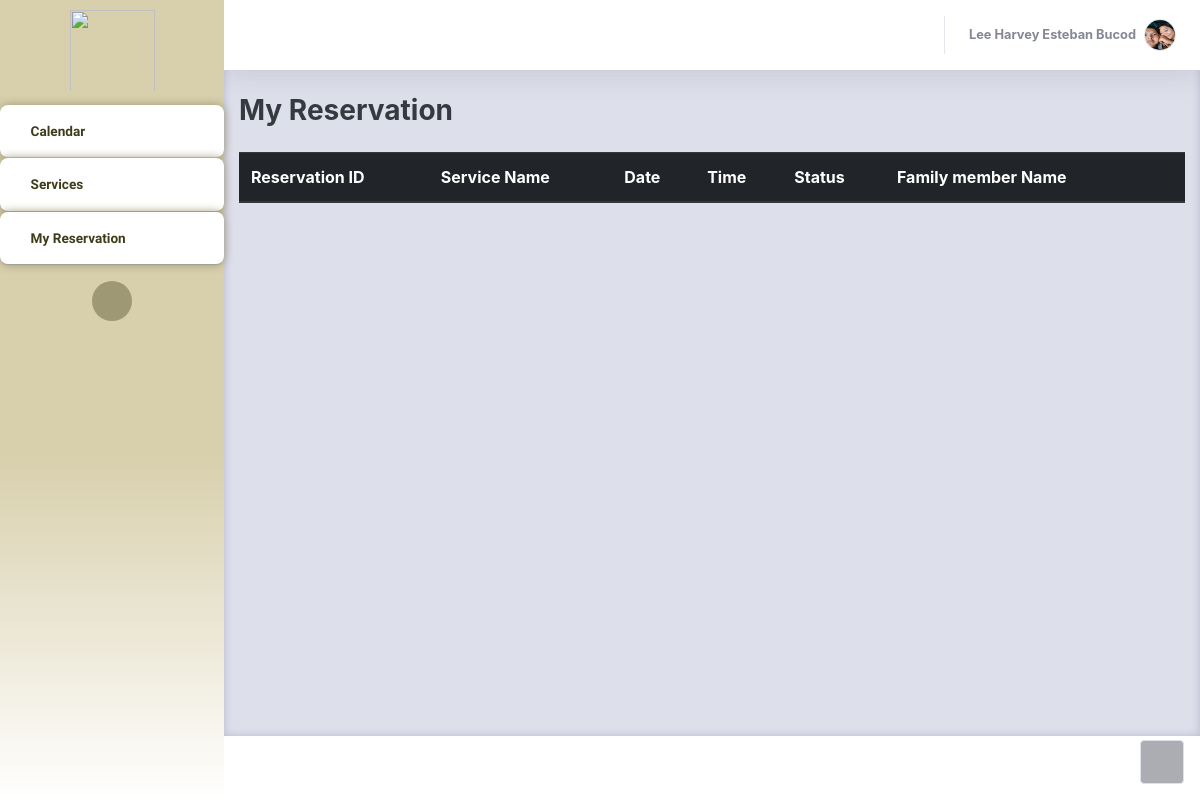
/Thesis1/Admin/PatientsOwnReservation.php (signed in), run on an earlier commit of the app's database.
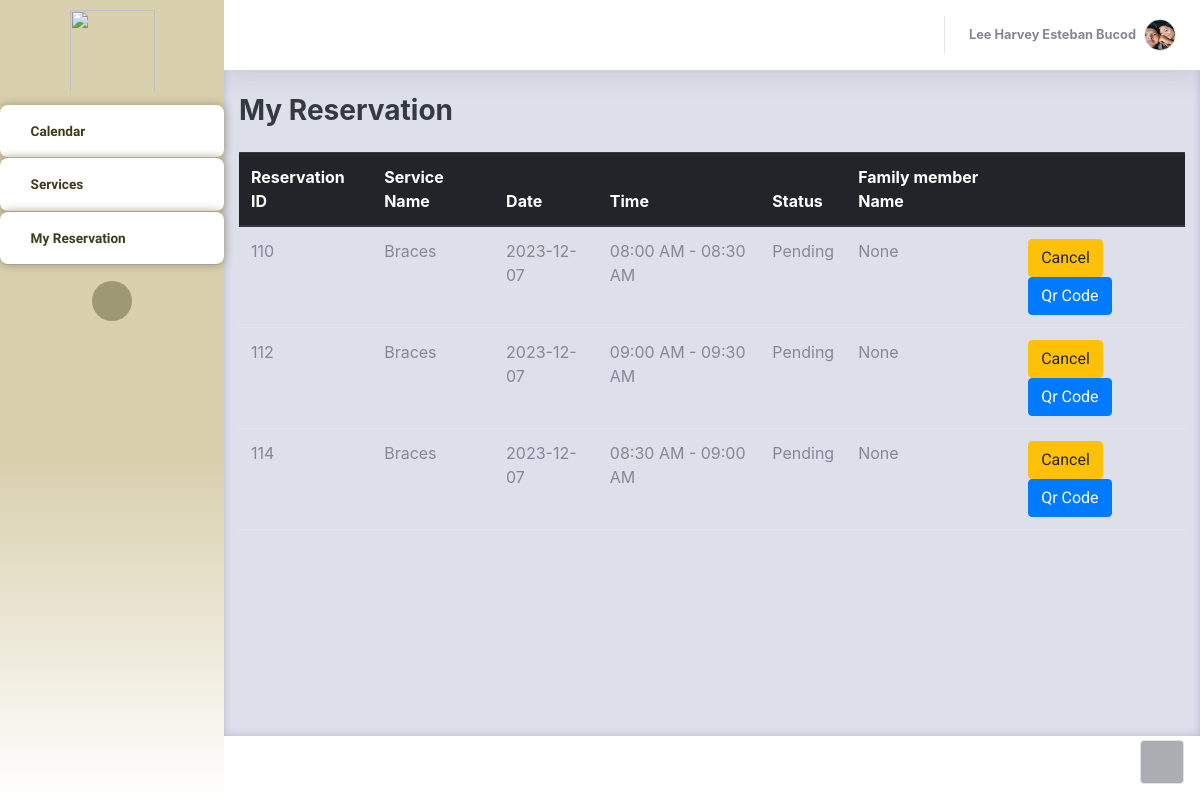
And on a later commit of the database.
### tables this page shows
CREATE TABLE `bookinglog` (
  `resID` int(11) NOT NULL,
  `userID` int(11) NOT NULL,
  `serviceName` varchar(255) NOT NULL,
  `date` date NOT NULL,
  `timeslot` varchar(255) NOT NULL,
  `remarks` varchar(255) NOT NULL,
  `status` varchar(255) NOT NULL,
  `FamMemberName` varchar(255) NOT NULL DEFAULT 'N/A',
  `confirmationHash` varchar(255) NOT NULL,
  `timestamp` timestamp NOT NULL DEFAULT current_timestamp() ON UPDATE current_timestamp()
);

### Thesis1/Admin/PatientsOwnReservation.php (the view, shortened to what the changed rows need)
<?php
     $con = connection();
     $userID = $_SESSION['UserID'];
?>
<!DOCTYPE html>
<html lang="en">
<head>
    <link rel="stylesheet" href="assets/bootstrap/css/bootstrap.min.css">
    <link rel="stylesheet" href="assets/fonts/fontawesome-all.min.css">
    <link rel="stylesheet" href="assets/fonts/ionicons.min.css">
    <link rel="stylesheet" href="assets/css/aguilaraldo1_section_contact.css">
    <link rel="stylesheet" href="assets/css/Availability---Manage-availability-bookings-appointments_v1.css">
    <link rel="stylesheet" href="assets/css/Basic-Footer.css">
    <link rel="stylesheet" href="assets/css/Black-Navbar.css">
    <link rel="stylesheet" href="assets/css/Block-Responsive-Item-List.css">
    <link rel="stylesheet" href="assets/css/Bootstrap-Calendar.css">
    <link rel="stylesheet" href="assets/css/carousel-circulo.css">
    <link rel="stylesheet" href="assets/css/Carousel-Hero-1.css">
    <link rel="stylesheet" href="assets/css/Carousel-Hero.css">
    <link rel="stylesheet" href="assets/css/Diagonal-div-section.css">
    <link rel="stylesheet" href="assets/css/Feature-Section-MD.css">
    <link rel="stylesheet" href="https://djpsoftwarecdn.azureedge.net/availabilitycss-v1/availability.min.css">
    <link rel="stylesheet" href="assets/css/Login-Form-Basic-icons.css">
    <link rel="stylesheet" href="assets/css/Ultimate-Event-Calendar.css">
</head>
<body id="page-top">
    <div id="wrapper">
        <div class="d-flex flex-column" id="content-wrapper">
            <div id="content" style="background: var(--bs-gray-300);color: var(--bs-black);border-color: var(--bs-yellow);box-shadow: inset 0px 0px 9px var(--bs-gray-500);">
                <div class="container-fluid">
                    <div class="row">
                        <div class="col-md-12 col-xl-12">
                            <div class="table-responsive">
                                <table class="table">
                                    <thead class="thead-dark">
                                        <tr>
                                            <th>Reservation ID</th>
                                            <th>Service Name</th>
                                            <th>Date</th>
                                            <th>Time</th>
                                            <th>Status</th>
                                            <th>Family member Name</th>
                                            <th></th>
                                        </tr>
                                    </thead>
                                    <tbody>
                                      <?php
                                          $sqlstmt = "SELECT `resID`,`serviceName`, `date`, `timeslot`, `status`, `FamMemberName` FROM `bookinglog` WHERE userID = '$userID' AND status = 'Pending'";
                                          $exe = $con-> query($sqlstmt);
                                          while ($row = mysqli_fetch_assoc($exe)) {
                                            $resID = $row['resID'];
                                            $serviceNAme = $row['serviceName'];
                                            $sdate = $row['date'];
                                            $tslot = $row['timeslot'];
                                            $stat = $row['status'];
                                            $famMember = $row['FamMemberName'];
                                            echo '<tr>
                                        <td>'.$resID.'</td>
                                        <td>'.$serviceNAme.'</td>
                                        <td>'.$sdate.'</td>
                                        <td>'.$tslot.'</td>
                                        <td>'.$stat.'</td>
                                        <td>'.$famMember.'</td>
                                        <td>
                                        <button"><a href = "PatientsOwnReservation.php?cancelID='.$resID.'" class ="btn btn-warning">Cancel</a></button>
                                        <button"><a href = "patientsQrcode.php?qrID='.$resID.'" class ="btn btn-primary">Qr Code</a></button>
                                        </td>
                                        </tr>';
                                          }
                                      ?>
                                    </tbody>
                                </table>
                            </div>
                        </div>
                    </div>
                </div>
            </div>
        </div><a class="border rounded d-inline scroll-to-top" href="#page-top"><i class="fas fa-angle-up"></i></a>
    </div>
    <link rel="stylesheet" href="https://cdn.jsdelivr.net/npm/bootstrap@4.0.0/dist/css/bootstrap.min.css">
</body>
</html>

What changed in the data, as far as the page shows it:
added bookinglog: resID "110", serviceName "Braces", date "2023-12-07", timeslot "08:00 AM - 08:30 AM", status "Pending", FamMemberName "None"
added bookinglog: resID "112", serviceName "Braces", date "2023-12-07", timeslot "09:00 AM - 09:30 AM", status "Pending", FamMemberName "None"
added bookinglog: resID "114", serviceName "Braces", date "2023-12-07", timeslot "08:30 AM - 09:00 AM", status "Pending", FamMemberName "None"
